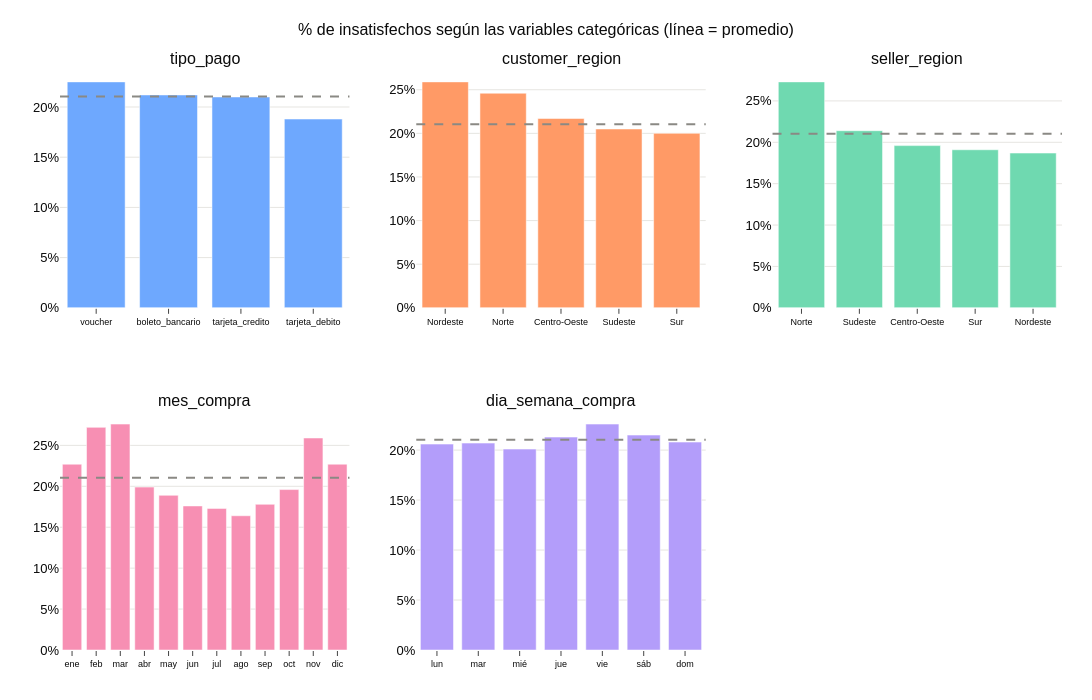

Here is the notebook cell this chart was saved with:
### Code cell
DIAS = {0: 'lun', 1: 'mar', 2: 'mié', 3: 'jue', 4: 'vie', 5: 'sáb', 6: 'dom'}
MESES = {1: 'ene', 2: 'feb', 3: 'mar', 4: 'abr', 5: 'may', 6: 'jun',
         7: 'jul', 8: 'ago', 9: 'sep', 10: 'oct', 11: 'nov', 12: 'dic'}

# (variable, etiquetas, ¿orden calendario?)
graficos = [
    ('tipo_pago', None, False),
    ('customer_region', None, False),
    ('seller_region', None, False),
    ('mes_compra', MESES, True),
    ('dia_semana_compra', DIAS, True),
]

fig = make_subplots(rows=2, cols=3, subplot_titles=[g[0] for g in graficos], vertical_spacing=0.18)
for i, (var, etiquetas, orden_calendario) in enumerate(graficos):
    t = tasa_insatisfaccion(df, var, etiquetas)
    if not orden_calendario:
        t = t.sort_values('% insatisfechos', ascending=False)
    fig.add_trace(go.Bar(
        x=t.index.astype(str), y=t['% insatisfechos'] / 100, marker_color=CICLO[i % len(CICLO)],
        customdata=t['cantidad de pedidos'],
        hovertemplate='%{x}<br>%{y:.1%} insatisfechos<br>%{customdata:,} pedidos<extra></extra>',
    ), row=i // 3 + 1, col=i % 3 + 1)

fig.add_hline(y=TASA_GLOBAL, line_dash='dash', line_color=GRIS)
fig.update_yaxes(tickformat='.0%', rangemode='tozero')
fig.update_xaxes(tickfont_size=9)
fig.update_layout(height=700, width=1300, showlegend=False,
                  title='% de insatisfechos según las variables categóricas (línea = promedio)')
guardar(fig, '03_06_categoricas_vs_insatisfaccion')
fig.show()

### Figure 1 — Plotly figure (JSON) as saved in the notebook; plotly's stock layout.template omitted (floating-point values rounded to 4 significant figures)
{"data": [{"customdata": [2943, 19022, 72161, 1476], "hovertemplate": "%{x}<br>%{y:.1%} insatisfechos<br>%{customdata:,} pedidos<extra></extra>", "marker": {"color": "#6EA8FE"}, "type": "bar", "x": ["voucher", "boleto_bancario", "tarjeta_credito", "tarjeta_debito"], "xaxis": "x", "y": [0.225, 0.212, 0.21, 0.188], "yaxis": "y"}, {"customdata": [8952, 1770, 5574, 65607, 13700], "hovertemplate": "%{x}<br>%{y:.1%} insatisfechos<br>%{customdata:,} pedidos<extra></extra>", "marker": {"color": "#FF9A66"}, "type": "bar", "x": ["Nordeste", "Norte", "Centro-Oeste", "Sudeste", "Sur"], "xaxis": "x2", "y": [0.259, 0.246, 0.217, 0.205, 0.2], "yaxis": "y2"}, {"customdata": [22, 79808, 1431, 12831, 1511], "hovertemplate": "%{x}<br>%{y:.1%} insatisfechos<br>%{customdata:,} pedidos<extra></extra>", "marker": {"color": "#6FD9B0"}, "type": "bar", "x": ["Norte", "Sudeste", "Centro-Oeste", "Sur", "Nordeste"], "xaxis": "x3", "y": [0.273, 0.214, 0.196, 0.191, 0.187], "yaxis": "y3"}, {"customdata": [7728, 8117, 9447, 9029, 10228, 9172, 9943, 10472, 4106, 4687, 7219, 5455], "hovertemplate": "%{x}<br>%{y:.1%} insatisfechos<br>%{customdata:,} pedidos<extra></extra>", "marker": {"color": "#F78FB3"}, "type": "bar", "x": ["ene", "feb", "mar", "abr", "may", "jun", "jul", "ago", "sep", "oct", "nov", "dic"], "xaxis": "x4", "y": [0.227, 0.272, 0.276, 0.199, 0.189, 0.176, 0.173, 0.164, 0.178, 0.196, 0.259, 0.227], "yaxis": "y4"}, {"customdata": [15540, 15378, 14925, 14204, 13571, 10439, 11546], "hovertemplate": "%{x}<br>%{y:.1%} insatisfechos<br>%{customdata:,} pedidos<extra></extra>", "marker": {"color": "#B39DFA"}, "type": "bar", "x": ["lun", "mar", "mié", "jue", "vie", "sáb", "dom"], "xaxis": "x5", "y": [0.206, 0.207, 0.201, 0.213, 0.226, 0.215, 0.208], "yaxis": "y5"}], "layout": {"annotations": [{"font": {"size": 16}, "showarrow": false, "text": "tipo_pago", "x": 0.1444, "xanchor": "center", "xref": "paper", "y": 1, "yanchor": "bottom", "yref": "paper"}, {"font": {"size": 16}, "showarrow": false, "text": "customer_region", "x": 0.5, "xanchor": "center", "xref": "paper", "y": 1, "yanchor": "bottom", "yref": "paper"}, {"font": {"size": 16}, "showarrow": false, "text": "seller_region", "x": 0.8556, "xanchor": "center", "xref": "paper", "y": 1, "yanchor": "bottom", "yref": "paper"}, {"font": {"size": 16}, "showarrow": false, "text": "mes_compra", "x": 0.1444, "xanchor": "center", "xref": "paper", "y": 0.41, "yanchor": "bottom", "yref": "paper"}, {"font": {"size": 16}, "showarrow": false, "text": "dia_semana_compra", "x": 0.5, "xanchor": "center", "xref": "paper", "y": 0.41, "yanchor": "bottom", "yref": "paper"}], "height": 700, "shapes": [{"line": {"color": "#8a8984", "dash": "dash"}, "type": "line", "x0": 0, "x1": 1, "xref": "x domain", "y0": 0.2104, "y1": 0.2104, "yref": "y"}, {"line": {"color": "#8a8984", "dash": "dash"}, "type": "line", "x0": 0, "x1": 1, "xref": "x2 domain", "y0": 0.2104, "y1": 0.2104, "yref": "y2"}, {"line": {"color": "#8a8984", "dash": "dash"}, "type": "line", "x0": 0, "x1": 1, "xref": "x3 domain", "y0": 0.2104, "y1": 0.2104, "yref": "y3"}, {"line": {"color": "#8a8984", "dash": "dash"}, "type": "line", "x0": 0, "x1": 1, "xref": "x4 domain", "y0": 0.2104, "y1": 0.2104, "yref": "y4"}, {"line": {"color": "#8a8984", "dash": "dash"}, "type": "line", "x0": 0, "x1": 1, "xref": "x5 domain", "y0": 0.2104, "y1": 0.2104, "yref": "y5"}], "showlegend": false, "title": {"text": "% de insatisfechos según las variables categóricas (línea = promedio)"}, "width": 1300, "xaxis": {"anchor": "y", "domain": [0, 0.2889], "tickfont": {"size": 9}}, "xaxis2": {"anchor": "y2", "domain": [0.3556, 0.6444], "tickfont": {"size": 9}}, "xaxis3": {"anchor": "y3", "domain": [0.7111, 1], "tickfont": {"size": 9}}, "xaxis4": {"anchor": "y4", "domain": [0, 0.2889], "tickfont": {"size": 9}}, "xaxis5": {"anchor": "y5", "domain": [0.3556, 0.6444], "tickfont": {"size": 9}}, "xaxis6": {"anchor": "y6", "domain": [0.7111, 1], "tickfont": {"size": 9}}, "yaxis": {"anchor": "x", "domain": [0.59, 1], "rangemode": "tozero", "tickformat": ".0%"}, "yaxis2": {"anchor": "x2", "domain": [0.59, 1], "rangemode": "tozero", "tickformat": ".0%"}, "yaxis3": {"anchor": "x3", "domain": [0.59, 1], "rangemode": "tozero", "tickformat": ".0%"}, "yaxis4": {"anchor": "x4", "domain": [0, 0.41], "rangemode": "tozero", "tickformat": ".0%"}, "yaxis5": {"anchor": "x5", "domain": [0, 0.41], "rangemode": "tozero", "tickformat": ".0%"}, "yaxis6": {"anchor": "x6", "domain": [0, 0.41], "rangemode": "tozero", "tickformat": ".0%"}}}
